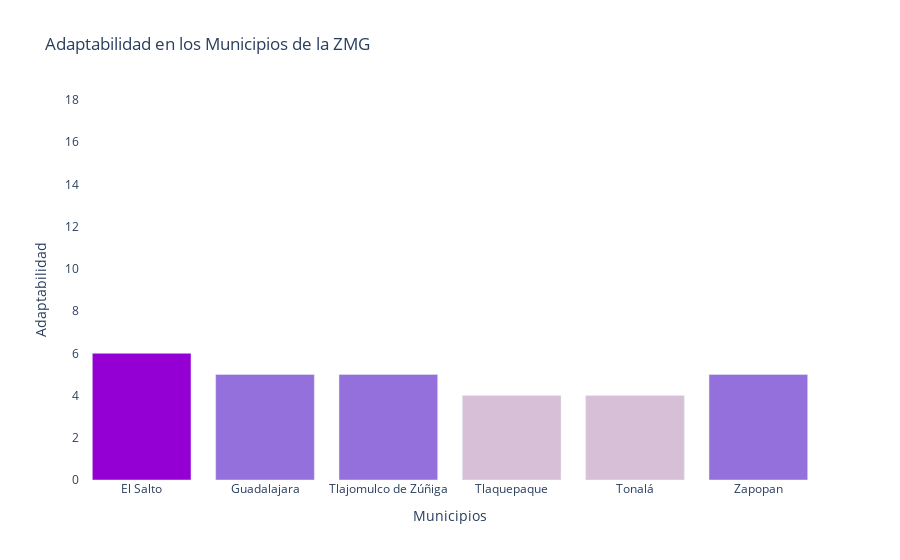

This figure's notebook cell:
### Code cell
fig2 = adap_mun("Adaptabilidad.xlsx")
fig2

### Figure 1 — Plotly figure (JSON) as saved in the notebook; plotly's stock layout.template omitted (floating-point values rounded to 4 significant figures)
{"data": [{"marker": {"color": ["darkviolet", "mediumpurple", "mediumpurple", "thistle", "thistle", "mediumpurple"]}, "type": "bar", "x": ["El Salto", "Guadalajara", "Tlajomulco de Zúñiga", "Tlaquepaque", "Tonalá", "Zapopan"], "y": [6, 5, 5, 4, 4, 5]}], "layout": {"hovermode": "closest", "plot_bgcolor": "white", "title": {"text": "Adaptabilidad en los Municipios de la ZMG"}, "xaxis": {"title": {"text": "Municipios"}}, "yaxis": {"range": [0, 18], "title": {"text": "Adaptabilidad"}}}}
